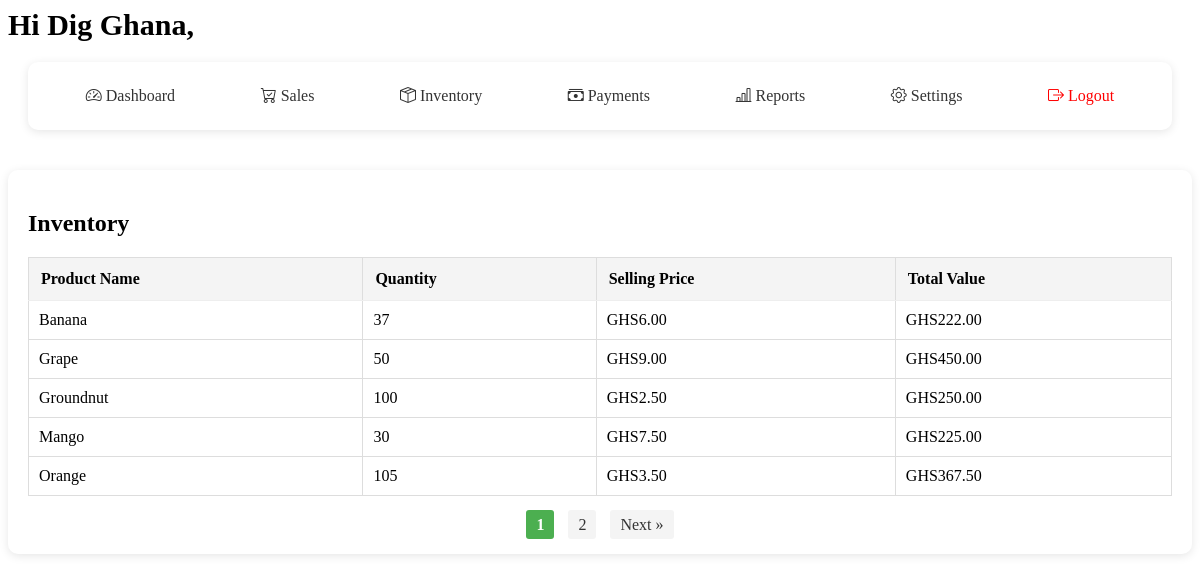
Before: /inventory (signed in) with the older database file.
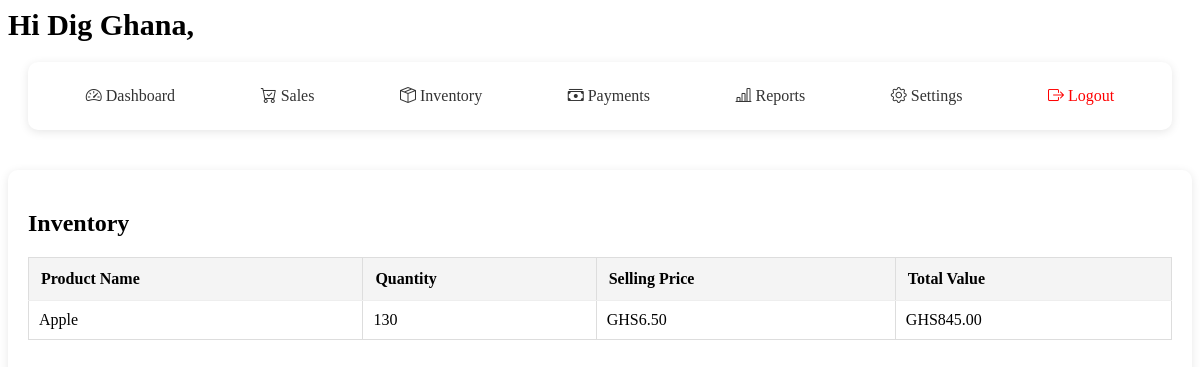
After: the same page with the newer database file.
### models/product.py (models this page shows, shortened)
class Product(db.Model):
    __tablename__ = 'products'
    id = db.Column(db.Integer, primary_key=True)
    name = db.Column(db.String(100), nullable=False, unique=True)
    quantity = db.Column(db.Integer, default=0)
    cost_price = db.Column(db.Float, nullable=False)
    selling_price = db.Column(db.Float, nullable=False)
    profit_margin = db.Column(db.Float)
    min_stock_level = db.Column(db.Integer, default=10)
    created_at = db.Column(db.DateTime, default=datetime.utcnow)
    updated_at = db.Column(db.DateTime, default=datetime.utcnow, onupdate=datetime.utcnow)
    price = db.Column(db.Float)
    user_id = db.Column(db.Integer, db.ForeignKey('users.id'), nullable=False)
    sales = db.relationship('Sale', backref='product', lazy=True, cascade='all, delete-orphan')
    payment_records = db.relationship('Payment', backref='product', lazy=True)  # renamed from 'payments'
    costs = db.relationship('ProductCost', backref='product', lazy=True)

### models/user.py (models this page shows, shortened)
class User(UserMixin, db.Model):
    __tablename__ = 'users'
    id = db.Column(db.Integer, primary_key=True)
    business_name = db.Column(db.String(100))
    name = db.Column(db.String(100), nullable=False)
    email = db.Column(db.String(120), unique=True, nullable=False)
    password_hash = db.Column(db.String(200))
    created_at = db.Column(db.DateTime, default=datetime.utcnow)
    currency_code = db.Column(db.String(5), default='GHS')  # e.g., 'GHS', 'USD', etc.
    logo_path = db.Column(db.String(255))
    products = db.relationship('Product', backref='user', lazy=True, cascade='all, delete-orphan')
    sales = db.relationship('Sale', backref='user', lazy=True, cascade='all, delete-orphan')
    payments = db.relationship('Payment', backref='user', lazy=True, cascade='all, delete-orphan')

### app.py (the view)
@app.route('/inventory')
@login_required
def inventory():
    page = request.args.get('page', 1, type=int)
    per_page = 5
    products_query = Product.query.filter_by(user_id=current_user.id).filter(Product.quantity > 0)
    pagination = products_query.order_by(Product.name).paginate(page=page, per_page=per_page, error_out=False)
    return render_template(
        'inventory.html',
        products=pagination.items,
        pagination=pagination
    )

### app.py (called while the page is built)
@app.template_filter('currency')
def format_currency_filter(value, currency=None):
    if not value:
        return ''
    if not currency:
        currency = getattr(current_user, 'currency_code', 'GHS')  # ✅ Correct field
    try:
        return format_currency(value, currency, locale='en')
    except:
        return f"{currency} {value:,.2f}"

@app.before_request
def load_user():
    if 'user_id' in session:
        g.user = db.session.get(User, session['user_id'])

@login_manager.user_loader
def load_user(user_id):
    return User.query.get(int(user_id))  # assuming you're using SQLAlchemy and User has an id

@app.context_processor
def inject_user():
    return dict(current_user=current_user)

### templates/inventory.html (shortened to what this page needs)
<!DOCTYPE html>
<html lang="en">
<head>
  <link rel="stylesheet" href="{{ url_for('static', filename='css/inventory.css') }}">
  <link rel="stylesheet" href="https://cdn.jsdelivr.net/npm/bootstrap-icons@1.10.5/font/bootstrap-icons.css">
</head>
<body>
  <span style="font-weight: bold; font-size: 30px; text-align: center;">
                    {% if current_user.is_authenticated and current_user.business_name %}
                                   Hi {{ current_user.business_name }},
                    {% else %}
                        AKONTABU
                    {% endif %}
  </span>
  <div class="inventory-container">
    <div class="nav-bar">
      <div class="nav-links">
        <a href="{{ url_for('dashboard') }}" class="nav-link"><i class="bi bi-speedometer2"></i> Dashboard</a>
        <a href="{{ url_for('sales') }}" class="nav-link"><i class="bi bi-cart-check"></i> Sales</a>
        <a href="{{ url_for('inventory') }}" class="nav-link"><i class="bi bi-box-seam"></i> Inventory</a>
        <a href="{{ url_for('payments') }}" class="nav-link"><i class="bi bi-cash-stack"></i> Payments</a>
        <a href="{{ url_for('reports') }}" class="nav-link"><i class="bi bi-bar-chart-line"></i> Reports</a>
        <a href="{{ url_for('settings') }}" class="nav-link"><i class="bi bi-gear"></i> Settings</a>
        <a href="{{ url_for('logout') }}" class="nav-link" style="color:red;"><i class="bi bi-box-arrow-right"></i> Logout</a>
      </div>
    </div>
  </div>
  <div class="Inventory-grid">
    <h2>Inventory</h2>
    <table class="inventory-table">
      <thead>
        <tr>
          <th>Product Name</th>
          <th>Quantity</th>
          <th>Selling Price</th>
          <th>Total Value</th>
        </tr>
      </thead>
      <tbody>
        {% if products %}
          {% for product in products %}
            <tr>
              <td>{{ product.name }}</td>
              <td>{{ product.quantity }}</td>
              <td>{{ product.selling_price | currency }}</td>
              <td>{{ (product.quantity * product.selling_price) | currency }}</td>
            </tr>
          {% endfor %}
        {% else %}
          <tr><td colspan="5" style="text-align: center; color: #888;">No products available.</td></tr>
        {% endif %}
      </tbody>
    </table>
    {% if pagination %}
      <div class="pagination" style="text-align: center; margin-top: 20px;">
        {% if pagination.pages > 1 %}
          {% for p in pagination.iter_pages(left_edge=1, right_edge=1, left_current=1, right_current=1) %}
            {% if p %}
              {% if p == pagination.page %}
                <strong>{{ p }}</strong>
              {% else %}
                <a href="{{ url_for('inventory', page=p) }}">{{ p }}</a>
              {% endif %}
            {% else %}
              …
            {% endif %}
          {% endfor %}
          {% if pagination.has_next %}
            <a href="{{ url_for('inventory', page=pagination.next_num) }}">Next »</a>
          {% endif %}
        {% endif %}
    </div>
  {% endif %}
</body>
</html>

Changed rows visible on the page:
removed Product: name "Banana", quantity "37", selling_price "GHS6.00", (product.quantity*product.selling_price)|currency "GHS222.00"
removed Product: name "Grape", quantity "50", selling_price "GHS9.00", (product.quantity*product.selling_price)|currency "GHS450.00"
removed Product: name "Groundnut", quantity "100", selling_price "GHS2.50", (product.quantity*product.selling_price)|currency "GHS250.00"
removed Product: name "Mango", quantity "30", selling_price "GHS7.50", (product.quantity*product.selling_price)|currency "GHS225.00"
removed Product: name "Orange", quantity "105", selling_price "GHS3.50", (product.quantity*product.selling_price)|currency "GHS367.50"
now on this page (row edited): Product: name "Apple", quantity "130", selling_price "GHS6.50", (product.quantity*product.selling_price)|currency "GHS845.00"
Other visible differences:
list line gone: "1"
list line gone: "2"
text no longer shown: "Next »"
